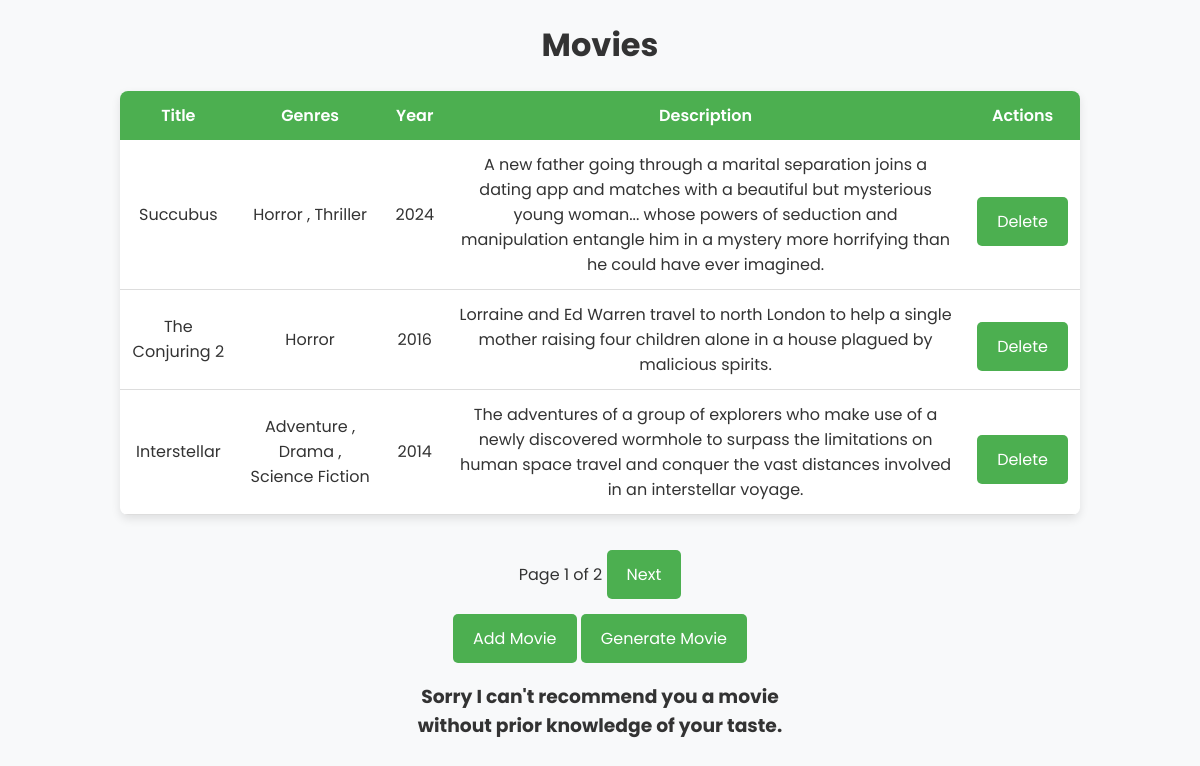
Before: / with the older database file.
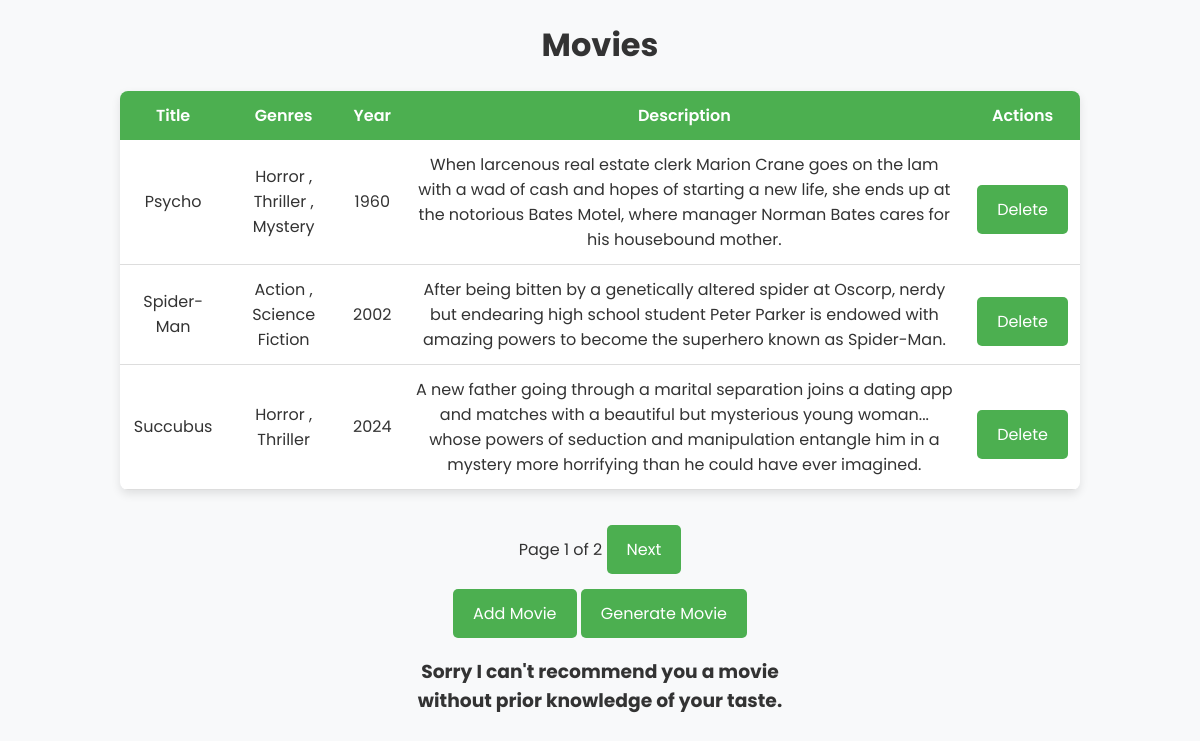
After: the same page with the newer database file.
### movies_app/models.py (models this page shows, shortened)
class Movie(models.Model):
    GENRE_CHOICES = [
        ("Action", "Action"),
        ("Adventure", "Adventure"),
        ("Animation", "Animation"),
        ("Comedy", "Comedy"),
        ("Crime", "Crime"),
        ("Documentary", "Documentary"),
        ("Drama", "Drama"),
        ("Family", "Family"),
        ("Fantasy", "Fantasy"),
        ("History", "History"),
        ("Horror", "Horror"),
        ("Music", "Music"),
        ("Mystery", "Mystery"),
        ("Romance", "Romance"),
        ("Science Fiction", "Science Fiction"),
        ("TV Movie", "TV Movie"),
        ("Thriller", "Thriller"),
        ("War", "War"),
        ("Western", "Western"),
    ]
    title = models.CharField(max_length=255)
    primary_genre = models.CharField(max_length=50, choices=GENRE_CHOICES)  # Required
    secondary_genre = models.CharField(max_length=50, choices=GENRE_CHOICES, blank=True, null=True)  # Optional
    third_genre = models.CharField(max_length=50, choices=GENRE_CHOICES, blank=True, null=True)  # Optional
    year = models.IntegerField()
    description = models.TextField()

### movies_app/views.py (the view)
# urls.py: path("", movie_list, name="movie_list"),
def movie_list(request):
    movies = Movie.objects.all().order_by('-id')
    paginator = Paginator(movies, 3)  # 3 movies per page
    page = request.GET.get('page')
    try:
        movies_page = paginator.page(page)
    except PageNotAnInteger:
        movies_page = paginator.page(1)
    except EmptyPage:
        movies_page = paginator.page(paginator.num_pages)
    recommended = request.session.get("recommended_movie", None)
    return render(request, "movies.html", {"movies": movies_page, "recommended_movie": recommended})

### templates/movies.html (shortened to what this page needs)
{% load static %}
<!DOCTYPE html>
<html lang="en">
<head>
    <link rel="stylesheet" href="{% static 'css/styles.css' %}">
</head>
<body>
    <h1>Movies</h1>
    {% if movies %}
        <table>
            <thead>
                <tr>
                    <th>Title</th>
                    <th>Genres</th>
                    <th>Year</th>
                    <th>Description</th>
                    <th>Actions</th>
                </tr>
            </thead>
            <tbody>
                {% for movie in movies %}
                    <tr>
                        <td>{{ movie.title }}</td>
                        <td>
                            {{ movie.primary_genre }}
                            {% if movie.secondary_genre %}, {{ movie.secondary_genre }}{% endif %}
                            {% if movie.third_genre %}, {{ movie.third_genre }}{% endif %}
                        </td>
                        <td>{{ movie.year }}</td>
                        <td>{{ movie.description }}</td>
                        <td>
                            <a href="{% url 'delete_movie' movie.id %}" class = "button-link" onclick="return confirm('Are you sure?');">Delete</a>
                        </td>
                    </tr>
                {% endfor %}
            </tbody>
        </table>
        {% if movies.has_other_pages %}
        <div class="pagination">
            <span>Page {{ movies.number }} of {{ movies.paginator.num_pages }}</span>
            {% if movies.has_next %}
                <a class = "button-link" href="?page={{ movies.next_page_number }}">Next</a>
            {% endif %}
        </div>
        {% endif %}
    {% else %}
        <p>No movies in the database.</p>
    {% endif %}
    <a class = "button-link" href="{% url 'add_movie' %}">Add Movie</a>
    <a class = "button-link" href="{% url 'generate_movie' %}">Generate Movie</a>
    {% if recommended_movie %}
    <div class="recommended-movie">
        <h2>Recommended Movie</h2>
        <p><strong>Title:</strong> <a href="{{ recommended_movie.tmdb_url }}" target="_blank">{{ recommended_movie.title }}</a></p>
        {% if recommended_movie.poster_url %}
            <img src="{{ recommended_movie.poster_url }}" alt="Movie Poster" style="width:200px;">
        {% endif %}
        <p><strong>Year:</strong> {{ recommended_movie.year }}</p>
        <p><strong>Rating:</strong> {{ recommended_movie.rating }}</p>
        <p><strong>Overview:</strong> {{ recommended_movie.overview }}</p>
        <a class = "button-link" href="{% url 'add_movie_to_list' %}">Add to Watched</a>
    </div>
        {% else %}
        <h3>Sorry I can't recommend you a movie <br> without prior knowledge of your taste.</h3>
    {% endif %}
</body>
</html>

### movies_app/static/css/styles.css (style rules this page uses)
body { font-family: 'Poppins', sans-serif; background-color: #f8f9fa; text-align: center; margin: 0; padding: 0; color: #333; }
table { width: 80%; margin: 20px auto; border-collapse: collapse; background: white; box-shadow: 0 4px 10px rgba(0, 0, 0, 0.1); border-radius: 8px; overflow: hidden; }
th, td { padding: 12px; text-align: center; }
th { background-color: #4CAF50; color: white; font-weight: 600; }
td { border-bottom: 1px solid #ddd; }
button, .button-link { background-color: #4CAF50; color: white; border: none; padding: 12px 20px; font-size: 16px; border-radius: 5px; cursor: pointer; text-decoration: none; display: inline-block; margin-top: 15px; transition: all 0.3s ease-in-out; }

Changed rows visible on the page:
no longer on this page (row unchanged): Movie: title "The Conjuring 2", primary_genre "Horror", year "2016", description "Lorraine and Ed Warren travel to north London to help a single mother raising four children alone in a house plagued by malicious spirits."
removed Movie: title "Interstellar", primary_genre "Adventure", secondary_genre "Drama", third_genre "Science Fiction", year "2014", description "The adventures of a group of explorers who make use of a newly discovered wormhole to surpass the limitations on human space travel and conquer the vast distances involved in an interstellar voyage."
added Movie: title "Psycho", primary_genre "Horror", secondary_genre "Thriller", third_genre "Mystery", year "1960", description "When larcenous real estate clerk Marion Crane goes on the lam with a wad of cash and hopes of starting a new life, she ends up at the notorious Bates Motel, where manager Norman Bates cares for his housebound mother."
added Movie: title "Spider-Man", primary_genre "Action", secondary_genre "Science Fiction", year "2002", description "After being bitten by a genetically altered spider at Oscorp, nerdy but endearing high school student Peter Parker is endowed with amazing powers to become the superhero known as Spider-Man."
